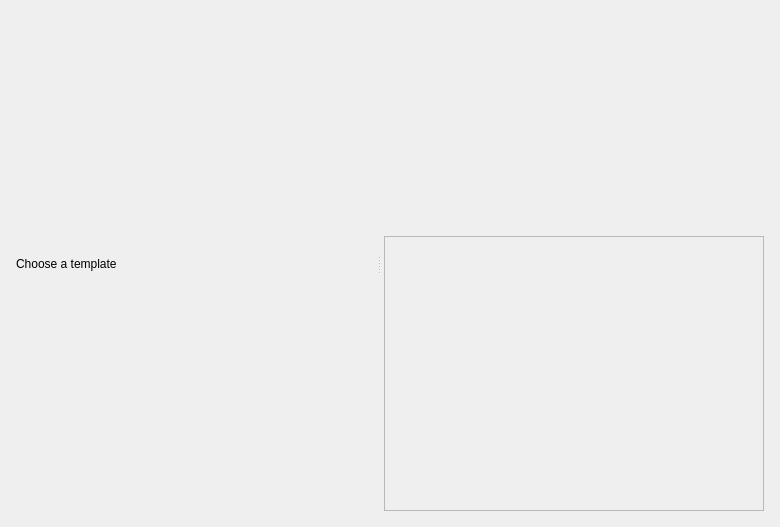
<?xml version="1.0" encoding="UTF-8"?>
<ui version="4.0">
 <class>Dialog</class>
 <widget class="QDialog" name="Dialog">
  <property name="geometry">
   <rect>
    <x>0</x>
    <y>0</y>
    <width>780</width>
    <height>527</height>
   </rect>
  </property>
  <property name="windowTitle">
   <string>Titles</string>
  </property>
  <property name="windowIcon">
   <iconset>
    <normaloff>:/openshot.svg</normaloff>:/openshot.svg</iconset>
  </property>
  <property name="autoFillBackground">
   <bool>false</bool>
  </property>
  <layout class="QGridLayout" name="gridLayout">
   <property name="leftMargin">
    <number>16</number>
   </property>
   <property name="topMargin">
    <number>16</number>
   </property>
   <property name="rightMargin">
    <number>16</number>
   </property>
   <property name="bottomMargin">
    <number>16</number>
   </property>
   <property name="spacing">
    <number>8</number>
   </property>
   <item row="0" column="0">
    <widget class="QSplitter" name="splitter">
     <property name="orientation">
      <enum>Qt::Horizontal</enum>
     </property>
     <property name="handleWidth">
      <number>10</number>
     </property>
     <widget class="QWidget" name="widget" native="true">
      <property name="sizePolicy">
       <sizepolicy hsizetype="MinimumExpanding" vsizetype="Preferred">
        <horstretch>1</horstretch>
        <verstretch>0</verstretch>
       </sizepolicy>
      </property>
      <property name="minimumSize">
       <size>
        <width>0</width>
        <height>0</height>
       </size>
      </property>
      <property name="maximumSize">
       <size>
        <width>16777215</width>
        <height>16777215</height>
       </size>
      </property>
      <layout class="QGridLayout" name="gridLayout_2">
       <item row="0" column="0">
        <layout class="QVBoxLayout" name="verticalLayout">
         <item>
          <widget class="QLabel" name="label">
           <property name="sizePolicy">
            <sizepolicy hsizetype="MinimumExpanding" vsizetype="Preferred">
             <horstretch>0</horstretch>
             <verstretch>0</verstretch>
            </sizepolicy>
           </property>
           <property name="minimumSize">
            <size>
             <width>0</width>
             <height>0</height>
            </size>
           </property>
           <property name="text">
            <string>Choose a template</string>
           </property>
          </widget>
         </item>
        </layout>
       </item>
      </layout>
     </widget>
     <widget class="QWidget" name="widget_2" native="true">
      <property name="sizePolicy">
       <sizepolicy hsizetype="Preferred" vsizetype="Preferred">
        <horstretch>0</horstretch>
        <verstretch>0</verstretch>
       </sizepolicy>
      </property>
      <layout class="QGridLayout" name="gridLayout_3">
       <item row="2" column="0">
        <widget class="QScrollArea" name="scrollArea">
         <property name="minimumSize">
          <size>
           <width>380</width>
           <height>0</height>
          </size>
         </property>
         <property name="widgetResizable">
          <bool>true</bool>
         </property>
         <widget class="QWidget" name="settingsContainer">
          <property name="geometry">
           <rect>
            <x>0</x>
            <y>0</y>
            <width>378</width>
            <height>252</height>
           </rect>
          </property>
          <layout class="QFormLayout" name="formLayout">
           <property name="fieldGrowthPolicy">
            <enum>QFormLayout::AllNonFixedFieldsGrow</enum>
           </property>
          </layout>
         </widget>
        </widget>
       </item>
       <item row="0" column="0">
        <widget class="QLabel" name="lblPreviewLabel">
         <property name="minimumSize">
          <size>
           <width>0</width>
           <height>214</height>
          </size>
         </property>
         <property name="text">
          <string/>
         </property>
        </widget>
       </item>
      </layout>
     </widget>
    </widget>
   </item>
  </layout>
 </widget>
 <resources/>
 <connections/>
</ui>
